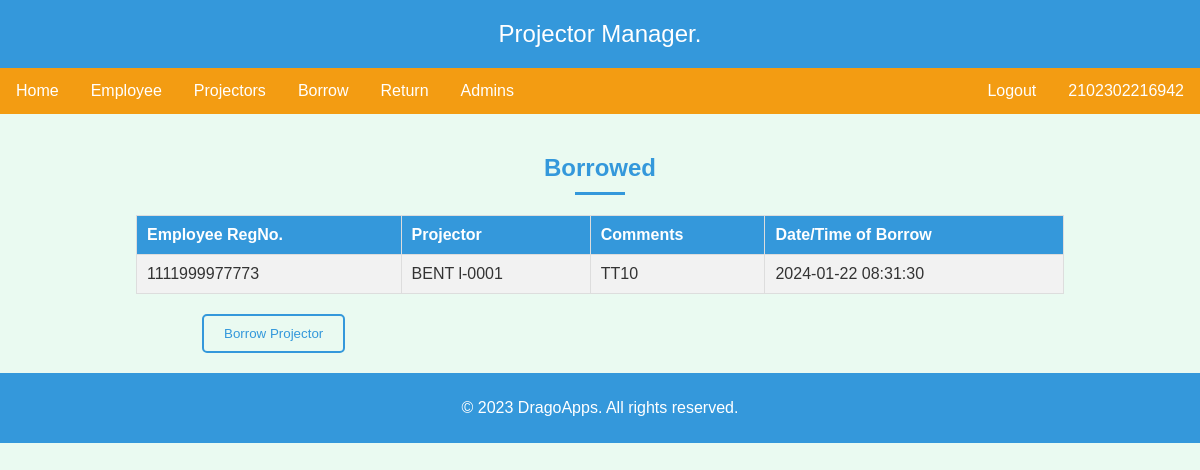
The app's page /borrowviewsuper.php (signed in) with its own data.
### tables this page shows
CREATE TABLE `borrowed_projectors` (
  `id` int(11) NOT NULL,
  `employee_id` bigint(13) DEFAULT NULL,
  `projector_model` varchar(255) DEFAULT NULL,
  `comments` text DEFAULT NULL,
  `borrow_date` timestamp NOT NULL DEFAULT current_timestamp()
);

### borrowviewsuper.php (the view, shortened to what this page needs)
<?php
$adminID = $_SESSION["adminID"];
?><!DOCTYPE html>
<html lang="en">
<head>
    <link rel="stylesheet" href="styling.css"/>
	<link rel="stylesheet" href="styling.css"/>
</head>
<body>
    <header>
        Projector Manager.
    </header>
    <nav>
         <a href="dashsuper.php">Home</a>
        <a href="empFormsuper.php">Employee</a>
		<a href="projectorsFormsuper.php">Projectors</a>
        <a href="borrowFormsuper.php">Borrow</a>
        <a href="returnFormsuper.php">Return</a>
		<a href="admins.php">Admins</a>
		<a class="ide"><?php echo $adminID;?></a>
		<a class="ide "href="logoutsuper.php">Logout</a>
    </nav>
    <section>
<?php
$conn = new mysqli('localhost', 'root', '', 'projector');
if ($conn->connect_error) {
    die('Connection Failed :' . $conn->connect_error);
}
else{
$result = $conn->query("SELECT * FROM borrowed_projectors");
}
if ($result && $result->num_rows > 0) {
    echo "<h2>Borrowed</h2>";
    echo "<table border='1' class='tables'>";
    echo "<tr><th>Employee RegNo.</th><th>Projector</th><th>Comments</th><th>Date/Time of Borrow</th></tr>";
    while ($row = $result->fetch_assoc()) {
        echo "<tr>";
        echo "<td>" . $row["employee_id"] . "</td>";
        echo "<td>" . $row["projector_model"] . "</td>";
        echo "<td>" . $row["comments"] . "</td>";
        echo "<td>" . $row["borrow_date"] . "</td>";
        echo "</tr>";
    }
    echo "</table>";
} else {
    echo "No data available.";
}
?>
<input class="styled-button" type="button" onclick="window.location.href='borrowFormsuper.php'" value="Borrow Projector">
    </section>
<footer>
        <p>&copy; 2023 DragoApps. All rights reserved.</p>
    </footer>
</body>
</html>

### styling.css (style rules this page uses)
body { font-family: Arial, sans-serif; margin: 0; padding: 0; background-color: #2ecc71; color: #333; }
body::before { content: ''; display: block; position: fixed; top: 0; left: 0; width: 100%; height: 100%; background: rgba(255, 255, 255, 0.9); z-index: -1; }
input[type="text"]:focus, input[type="email"]:focus, input[type="password"]:focus, { border-color: #2196F3; box-shadow: 0 0 10px rgba(33, 150, 243, 0.5); }
h2 { color: #3498db; font-size: 24px; font-weight: bold; margin-bottom: 10px; text-align: center; }
h2::after { content: ""; display: block; width: 50px; height: 3px; background-color: #3498db; margin: 10px auto; }
header { background-color: #3498db; color: #fff; padding: 20px; text-align: center; }
footer { background-color: #3498db; color: #fff; padding: 10px; text-align: center; }
nav a.ide { float:right; }
.styled-button { display: inline-block; padding: 10px 20px; text-align: center; text-decoration: none; cursor: pointer; border: 2px solid #3498db; color: #3498db; border-radius: 5px; background-color: transparent; margin-left: 182px; }

### borrowviewsuper.php (style rules this page uses)
header { background-color: #3498db; color: #fff; padding: 10px; text-align: center; font-size:24px; }
nav { background-color: #f39c12; overflow: hidden; }
nav a { float:left; display: block; color: white; text-align: center; padding: 14px 16px; text-decoration: none; }
section { margin-left: 0; padding: 20px; }
a { text-decoration:none; }
.tables { width: 80%; margin: 20px auto; border-collapse: collapse; border: 1px solid #ddd; }
.tables th, .tables td { padding: 10px; border: 1px solid #ddd; text-align: left; }
.tables th { background-color: #3498db; color: #fff; }
.tables tr:nth-child(even) { background-color: #f2f2f2; }

### records on screen
borrowed_projectors: employee "1111999977773", projector_model "BENT l-0001", comments "TT10", borrow_date "2024-01-22 08:31:30"

### other values on screen
$adminID "2102302216942"
